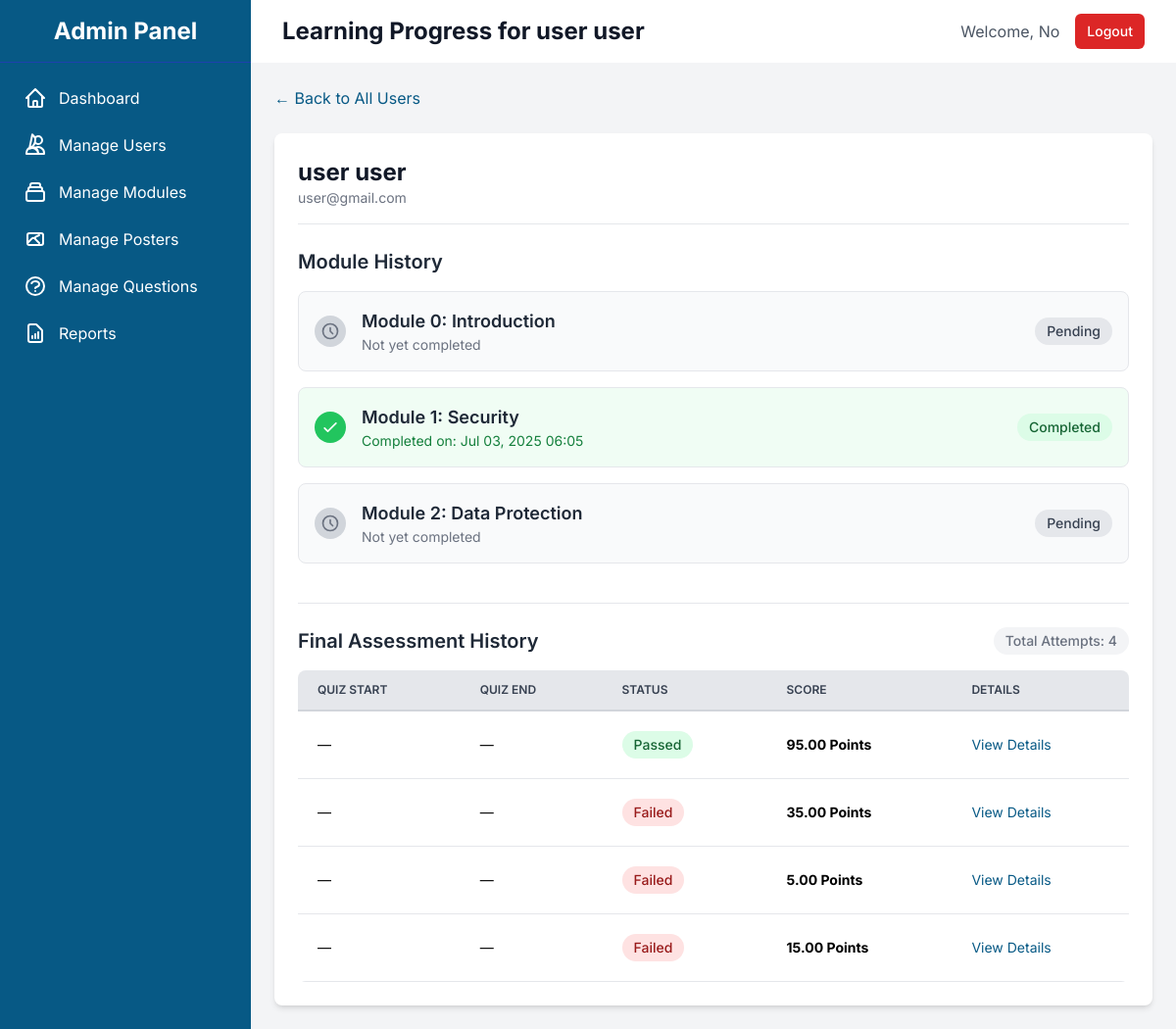
Page /admin/view_user_progress.php?user_id=2 (signed in) on the committed database.
### tables this page shows
CREATE TABLE `users` (
  `id` int(11) NOT NULL,
  `first_name` varchar(100) NOT NULL,
  `last_name` varchar(100) NOT NULL,
  `email` varchar(255) NOT NULL,
  `password` varchar(255) NOT NULL,
  `gender` enum('Male','Female','Other') DEFAULT NULL,
  `dob` date DEFAULT NULL,
  `staff_id` varchar(50) NOT NULL,
  `position` varchar(100) DEFAULT NULL,
  `department_id` int(11) DEFAULT NULL,
  `role` enum('user','admin') NOT NULL DEFAULT 'user',
  `status` enum('active','inactive') NOT NULL DEFAULT 'active',
  `password_reset_required` tinyint(1) NOT NULL DEFAULT 0,
  `signup_at` timestamp NOT NULL DEFAULT current_timestamp(),
  `profile_picture` varchar(255) DEFAULT 'default_avatar.png'
);

CREATE TABLE `modules` (
  `id` int(11) NOT NULL,
  `title` varchar(255) NOT NULL,
  `description` text DEFAULT NULL,
  `module_order` int(11) NOT NULL,
  `pdf_material_path` varchar(255) DEFAULT NULL,
  `created_at` timestamp NOT NULL DEFAULT current_timestamp(),
  `updated_at` timestamp NOT NULL DEFAULT current_timestamp() ON UPDATE current_timestamp()
);

CREATE TABLE `final_assessments` (
  `id` int(11) NOT NULL,
  `user_id` int(11) NOT NULL,
  `score` decimal(5,2) NOT NULL,
  `status` enum('passed','failed') NOT NULL,
  `quiz_started_at` datetime DEFAULT NULL,
  `quiz_ended_at` datetime DEFAULT NULL,
  `completed_at` timestamp NOT NULL DEFAULT current_timestamp()
);

### includes/functions.php (called while the page is built, shortened)
<?php
function escape($data) {
    return htmlspecialchars($data ?? '', ENT_QUOTES, 'UTF-8');
}
?>

### admin/view_user_progress.php (the view, shortened to what this page needs)
<?php
require_once '../includes/db_connect.php';
$user_id = (int)$_GET['user_id'];
try {
    $stmt_user = $pdo->prepare("SELECT first_name, last_name, email FROM users WHERE id = ?");
    $stmt_user->execute([$user_id]);
    $user = $stmt_user->fetch();
    $stmt_modules = $pdo->query("SELECT id, title, module_order FROM modules ORDER BY module_order ASC");
    $all_modules = $stmt_modules->fetchAll();
    $stmt_progress = $pdo->prepare("SELECT module_id, completed_at FROM user_progress WHERE user_id = ?");
    $stmt_progress->execute([$user_id]);
    $user_progress = $stmt_progress->fetchAll(PDO::FETCH_KEY_PAIR);
    $stmt_assessments = $pdo->prepare("SELECT id, score, status, completed_at, quiz_started_at, quiz_ended_at FROM final_assessments WHERE user_id = ? ORDER BY completed_at DESC");
    $stmt_assessments->execute([$user_id]);
    $assessment_history = $stmt_assessments->fetchAll();
} catch (PDOException $e) {
    error_log("View User Progress Error: " . $e->getMessage());
    die("An error occurred while fetching user progress.");
}
$page_title = 'Learning Progress for ' . escape($user['first_name'] . ' ' . $user['last_name']);
require_once 'includes/header.php';
?>
<div class="container mx-auto">
    <div class="mb-6">
        <a href="manage_users.php" class="text-primary hover:underline">&larr; Back to All Users</a>
    </div>
    <div class="bg-white shadow-md rounded-lg p-6">
        <div class="border-b border-gray-200 pb-4 mb-6">
            <h3 class="text-2xl font-bold text-gray-900"><?= escape($user['first_name'] . ' ' . $user['last_name']) ?></h3>
            <p class="text-sm text-gray-500"><?= escape($user['email']) ?></p>
        </div>
        <h4 class="text-xl font-semibold text-gray-800 mb-4">Module History</h4>
        <div class="space-y-4">
            <?php if (empty($all_modules)): ?>
                <p class="text-gray-500">There are no modules in the system yet.</p>
            <?php else: ?>
                <?php foreach ($all_modules as $module): ?>
                    <?php
                        $is_completed = array_key_exists($module['id'], $user_progress);
                        $completion_date = $is_completed ? date('M d, Y H:i', strtotime($user_progress[$module['id']])) : null;
                    ?>
                    <div class="flex items-center justify-between p-4 border rounded-lg <?= $is_completed ? 'bg-green-50' : 'bg-gray-50' ?>">
                        <div class="flex items-center">
                            <?php if ($is_completed): ?>
                                <span class="flex-shrink-0 w-8 h-8 bg-green-500 rounded-full flex items-center justify-center text-white mr-4">
                                    <svg class="w-5 h-5" fill="none" stroke="currentColor" viewBox="0 0 24 24"><path stroke-linecap="round" stroke-linejoin="round" stroke-width="2" d="M5 13l4 4L19 7"></path></svg>
                                </span>
                            <?php else: ?>
                                <span class="flex-shrink-0 w-8 h-8 bg-gray-300 rounded-full flex items-center justify-center text-gray-500 mr-4">
                                     <svg class="w-5 h-5" fill="none" stroke="currentColor" viewBox="0 0 24 24" xmlns="http://www.w3.org/2000/svg"><path stroke-linecap="round" stroke-linejoin="round" stroke-width="2" d="M12 8v4l3 3m6-3a9 9 0 11-18 0 9 9 0 0118 0z"></path></svg>
                                </span>
                            <?php endif; ?>
                            <div>
                                <p class="font-semibold text-lg text-gray-800">Module <?= escape($module['module_order']) ?>: <?= escape($module['title']) ?></p>
                                <?php if ($is_completed): ?>
                                    <p class="text-sm text-green-700">Completed on: <?= $completion_date ?></p>
                                <?php else: ?>
                                    <p class="text-sm text-gray-500">Not yet completed</p>
                                <?php endif; ?>
                            </div>
                        </div>
                        <div>
                            <?php if ($is_completed): ?>
                                <span class="inline-flex items-center px-3 py-1 rounded-full text-sm font-medium bg-green-100 text-green-800">
                                    Completed
                                </span>
                            <?php else: ?>
                                <span class="inline-flex items-center px-3 py-1 rounded-full text-sm font-medium bg-gray-200 text-gray-700">
                                    Pending
                                </span>
                            <?php endif; ?>
                        </div>
                    </div>
                <?php endforeach; ?>
            <?php endif; ?>
        </div>
        <div class="flex items-center justify-between mt-10 mb-4 pt-6 border-t border-gray-200">
            <h4 class="text-xl font-semibold text-gray-800">Final Assessment History</h4>
            <span class="text-sm font-medium text-gray-500 bg-gray-100 px-3 py-1 rounded-full">Total Attempts: <?= count($assessment_history) ?></span>
        </div>
        <div class="bg-white rounded-lg overflow-x-auto">
            <table class="min-w-full leading-normal">
                <thead class="bg-gray-200">
                    <tr>
                        <th class="px-5 py-3 border-b-2 border-gray-300 text-left text-xs font-semibold text-gray-700 uppercase">Quiz Start</th>
                        <th class="px-5 py-3 border-b-2 border-gray-300 text-left text-xs font-semibold text-gray-700 uppercase">Quiz End</th>
                        <th class="px-5 py-3 border-b-2 border-gray-300 text-left text-xs font-semibold text-gray-700 uppercase">Status</th>
                        <th class="px-5 py-3 border-b-2 border-gray-300 text-left text-xs font-semibold text-gray-700 uppercase">Score</th>
                        <th class="px-5 py-3 border-b-2 border-gray-300 text-left text-xs font-semibold text-gray-700 uppercase">Details</th>
                    </tr>
                </thead>
                <tbody>
                    <?php if (empty($assessment_history)): ?>
                        <tr><td colspan="5" class="text-center py-10 text-gray-500">This user has not attempted the final assessment yet.</td></tr>
                    <?php else: ?>
                        <?php foreach($assessment_history as $attempt): ?>
                            <tr>
                                <td class="px-5 py-5 border-b border-gray-200 text-sm"><?= $attempt['quiz_started_at'] ? date('M d, Y H:i:s', strtotime($attempt['quiz_started_at'])) : '—' ?></td>
                                <td class="px-5 py-5 border-b border-gray-200 text-sm"><?= $attempt['quiz_ended_at'] ? date('M d, Y H:i:s', strtotime($attempt['quiz_ended_at'])) : '—' ?></td>
                                <td class="px-5 py-5 border-b border-gray-200 text-sm">
                                    <?php if ($attempt['status'] === 'passed'): ?>
                                        <span class="inline-flex items-center px-3 py-1 rounded-full text-sm font-medium bg-green-100 text-green-800">Passed</span>
                                    <?php else: ?>
                                        <span class="inline-flex items-center px-3 py-1 rounded-full text-sm font-medium bg-red-100 text-red-800">Failed</span>
                                    <?php endif; ?>
                                </td>
                                <td class="px-5 py-5 border-b border-gray-200 text-sm font-bold"><?= escape($attempt['score']) ?> Points</td>
                                <td class="px-5 py-5 border-b border-gray-200 text-sm">
                                    <a href="view_exam_details.php?assessment_id=<?= $attempt['id'] ?>" class="text-primary hover:underline">View Details</a>
                                </td>
                            </tr>
                        <?php endforeach; ?>
                    <?php endif; ?>
                </tbody>
            </table>
        </div>
    </div>
</div>
<?php require_once 'includes/footer.php'; ?>

### admin/includes/header.php (shortened to what this page needs)
<!DOCTYPE html>
<html lang="en" class="h-full bg-gray-100">
<head>
    <script src="https://cdn.tailwindcss.com"></script>
</head>
<body class="h-full">
<div class="flex h-screen bg-gray-100">
    <?php require_once 'sidebar.php';  ?>
    <div class="flex-1 flex flex-col overflow-hidden">
        <header class="bg-white shadow-sm">
            <div class="w-full px-4 sm:px-6 lg:px-8">
                <div class="flex h-16 items-center justify-between">
                    <h1 class="text-2xl font-bold text-gray-900"><?= isset($page_title) ? htmlspecialchars($page_title) : 'Dashboard' ?></h1>
                    <div class="flex items-center">
                        <span class="mr-4 text-gray-600">Welcome, <?= htmlspecialchars($_SESSION['user_first_name']) ?></span>
                        <a href="../api/auth/logout.php" class="rounded-md bg-red-600 px-3 py-2 text-sm font-medium text-white hover:bg-red-700">Logout</a>
                    </div>
                </div>
            </div>
        </header>
        <main class="flex-1 overflow-x-hidden overflow-y-auto bg-gray-100 p-6">

### rows in the picture
users: page_title "Learning Progress for user user", first_name+last_name "user user", email "user@gmail.com"
modules: module_order "0", title "Introduction", shows "Not yet completed", shows "Pending"
modules: module_order "1", title "Security", id "Jul 03, 2025 06:05", shows "Completed"
modules: module_order "2", title "Data Protection", shows "Not yet completed", shows "Pending"
final_assessments: status "Passed", score "95.00"
final_assessments: status "Failed", score "35.00"
final_assessments: status "Failed", score "5.00"
final_assessments: status "Failed", score "15.00"

### other values in the picture
$_SESSION['user_first_name'] "No"
count($assessment_history) "4"
